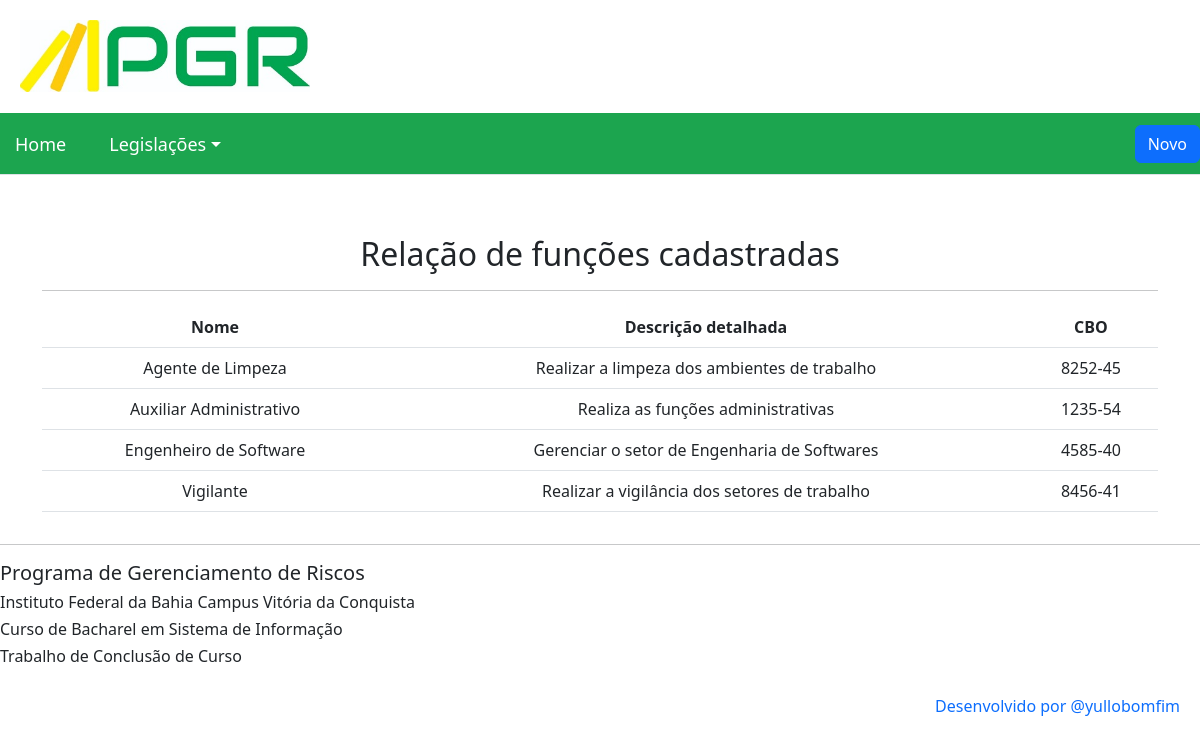
Screenshot of /funcao/ with the database file from the repository.
### pgr/models.py (models this page shows, shortened)
class Funcao(models.Model):
    nome = models.CharField(max_length=50)
    descricao_detalhada = models.TextField()
    cbo_funcao = models.CharField(max_length=50)
    class Meta:
        verbose_name = "funcao"
        verbose_name_plural = "funcoes"
        ordering = ['nome']

### pgr/views.py (the view)
# urls.py: path('funcao/', FuncaoListView.as_view(), name='funcao_list'),
class FuncaoListView(ListView):
    model = Funcao
    template_name = 'funcao_list.html'
    context_object_name = 'funcoes'

### pgr/templates/funcao_list.html
{% extends 'base.html' %}
{% load bootstrap %}
{% block content %}
<div class="container">
  <div class="side-logo">
      <div class="table-responsive">
        <h2> Relação de funções cadastradas</h2>
        <hr>
        <table class="table">
          <thead>
            <tr>
              <th>Nome</th>
              <th>Descrição detalhada</th>
              <th>CBO</th>
            </tr>
          </thead>
          <tbody>
            {% for funcao in funcoes %}
              <tr>
                <td>{{ funcao.nome }}</td>
                <td>{{ funcao.descricao_detalhada }}</td>
                <td>{{ funcao.cbo_funcao }}</td>
                {% empty %}
                <td>Nenhuma Função cadastrada.</td>
              </tr>
            {% endfor %}
          </tbody>
      </table>
  </div>
</div>
</div>
{% endblock %}

### pgr/static/css/pgr.css (style rules this page uses)
.side-logo { text-align: center; margin-top: 60px; }

### rows the page displays
Funcao: nome "Agente de Limpeza", descricao_detalhada "Realizar a limpeza dos ambientes de trabalho", cbo_funcao "8252-45"
Funcao: nome "Auxiliar Administrativo", descricao_detalhada "Realiza as funções administrativas", cbo_funcao "1235-54"
Funcao: nome "Engenheiro de Software", descricao_detalhada "Gerenciar o setor de Engenharia de Softwares", cbo_funcao "4585-40"
Funcao: nome "Vigilante", descricao_detalhada "Realizar a vigilância dos setores de trabalho", cbo_funcao "8456-41"
